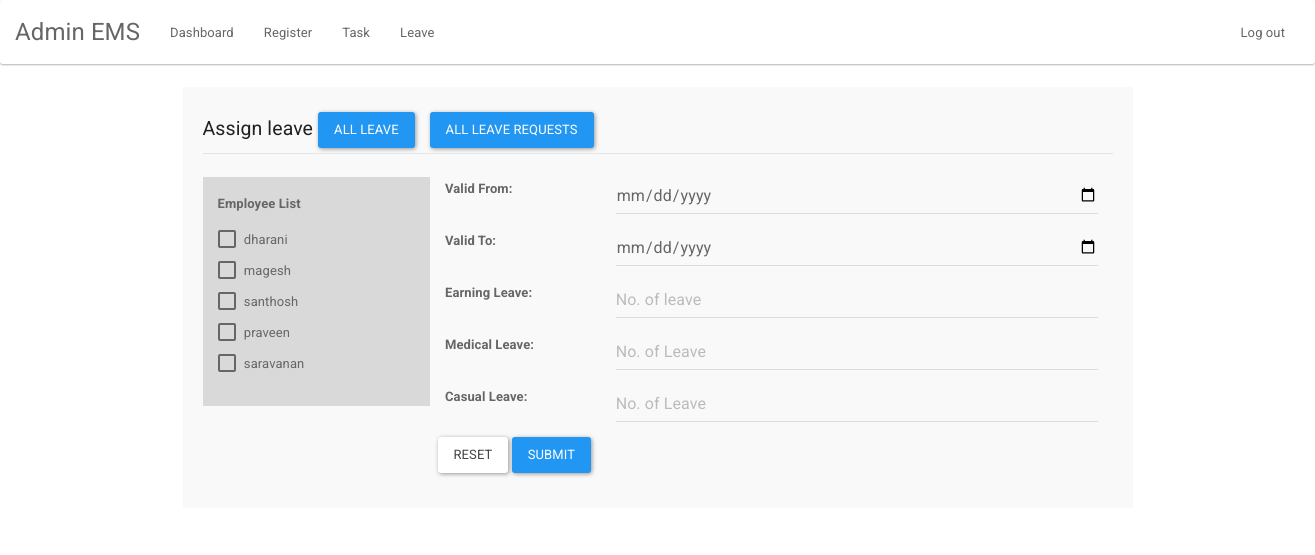
Page /admin/assign-leave.php (signed in) on the committed database.
### tables this page shows
CREATE TABLE `users` (
  `user_id` int(255) NOT NULL,
  `name` varchar(1000) NOT NULL,
  `email` varchar(1000) NOT NULL,
  `password` varchar(1000) NOT NULL,
  `department` varchar(1000) NOT NULL,
  `role` varchar(100) NOT NULL,
  `created_on` timestamp NOT NULL DEFAULT current_timestamp() ON UPDATE current_timestamp()
);

### admin/assign-leave.php (the view, shortened to what this page needs)
<?php include "../auth/auth.php";?>
<html>
<head>
    <link rel="stylesheet" href="../css/style.css">
</head>
<body>
<?php include "header.php";?>
<div class="container">
        <div class="col-xs-10 col-xs-push-1 well">
<form class="form-horizontal" method="post" action="insert-leave.php">
    <fieldset>
        <legend>Assign leave<a href="all-leave.php" class="btn btn-primary" style="margin:5px;"> ALL leave</a>  <a href="all-applied-leave.php" class="btn btn-primary" style="margin:5px;">All Leave Requests</a> </legend>
    </fieldset>
    <div class="col-xs-3" style="background-color: #d9d9d9;padding:15px;">
        <div class="form-group">
            <label class="col-lg-12"><b>Employee List</b></label>
            <div class="col-lg-12">
                <?php
                $query="SELECT * from users where `role`='employee' order by user_id Desc ";
                $res=mysqli_query($conn,$query);
                while($row=mysqli_fetch_array($res))
                {
                ?>
                <div class="checkbox">
                    <label>
                        <input type="checkbox" name="emp[]"  value="<?php echo $row['user_id'];?>" >
                        <?php echo $row['name'];?>
                    </label>
                </div>
                <?php } ?>
            </div>
        </div>
    </div>
    <div class="col-xs-9">
        <div class="form-group">
            <label for="Name" class="col-lg-3"><b>Valid From:</b></label>
            <div class="col-lg-9">
                <input type="date" name="validfrm" placeholder="mm/dd/yyyy" class="form-control">
            </div>
        </div>
    </div>
    <div class="col-xs-9">
        <div class="form-group">
            <label for="Name" class="col-lg-3"><b>Valid To:</b></label>
            <div class="col-lg-9">
                <input type="date" name="validto" placeholder="mm/dd/yyyy" class="form-control">
            </div>
        </div>
    </div>
    <div class="col-xs-9">
        <div class="form-group">
            <label for="Name" class="col-lg-3"><b>Earning Leave:</b></label>
            <div class="col-lg-9">
                <input type="text" name="eleave" placeholder="No. of leave" class="form-control">
            </div>
        </div>
    </div>
    <div class="col-xs-9">
        <div class="form-group">
            <label for="Name" class="col-lg-3"><b>Medical Leave:</b></label>
            <div class="col-lg-9">
                <input type="text" name="mleave" placeholder="No. of Leave" class="form-control">
            </div>
        </div>
    </div>
    <div class="col-xs-9">
        <div class="form-group">
            <label for="Name" class="col-lg-3"><b>Casual Leave:</b></label>
            <div class="col-lg-9">
                <input type="text" name="cleave" placeholder="No. of Leave" class="form-control">
            </div>
        </div>
    </div>
            <div class="form-group">
                <div class="col-lg-12 col-lg-offset-3">
                    <button type="reset" class="btn btn-default">Reset</button>
                    <button type="submit" class="btn btn-primary">Submit</button>
                </div>
            </div>
        </div>
</div>
</body>
</html>

### rows in the picture
users: name "dharani"
users: name "magesh"
users: name "santhosh"
users: name "praveen"
users: name "saravanan"
